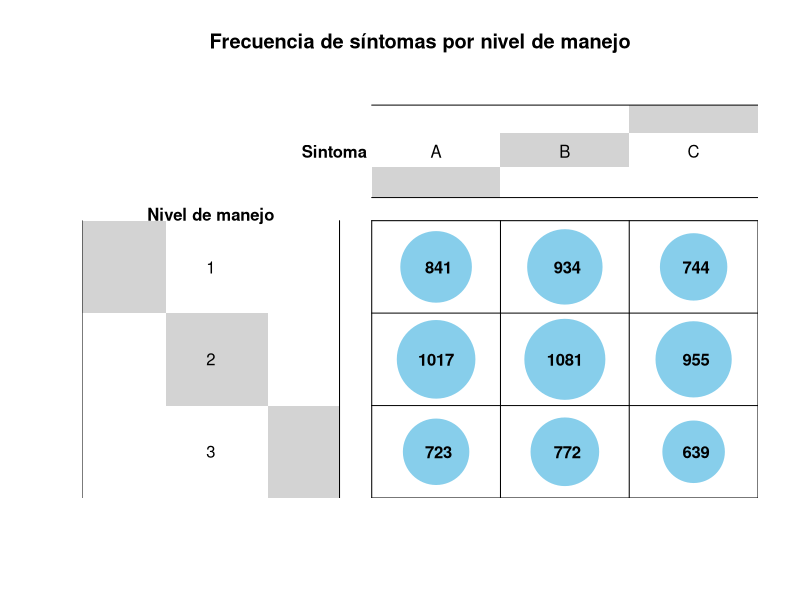

Generate this figure with R: (Note: this script raises an error after producing the figure.)
library(tidyverse)
library(FactoMineR)
library(gplots)
library(classInt)

#leer tabla original (hice algunas modificaciones agregando 0s)
tabla <- readxl::read_excel("tablas/relevamiento.xlsx")

##################
tabla_3 <- pivot_longer(tabla, cols = 11:17, names_to = "tipo_s", values_to = "conteo")

# Agrupás sumando
freq_t3 <- tabla_3 %>%
  group_by(nivel_manejo, sintoma) %>%
  filter(sintoma != "S/S") %>% 
  summarise(freq = sum(conteo), .groups = "drop")

# Convertís a tabla cruzada (matriz de contingencia)
dt_3 <- xtabs(freq ~ nivel_manejo + sintoma, data = freq_t3)

# Test chi²
test <- chisq.test(dt_3)
p_valor <- round(test$p.value, digits = 4)
print(test)


# Usás la tabla cruzada que creaste con xtabs:
jpeg("graf/balloonplot_manejo.jpeg", width = 4000, height = 3000, res = 400)

balloonplot(t(dt_3), 
            main = "Frecuencia de síntomas por nivel de manejo",
            xlab = "Sintoma", 
            ylab = "Nivel de manejo",
            label = T, 
            show.margins = FALSE)
# Agregar leyenda con resultado global
legend("topleft", 
       legend = paste0("χ² = ", chi2_val, ", p = ", p_valor),
       bty = "n", cex = 0.8)
dev.off()

######################################

# Agrupás sumando
freq_t4 <- tabla_3 %>%
  filter(sintoma != "S/S") %>% 
  group_by(estacion, sintoma) %>%
  summarise(freq = sum(conteo), .groups = "drop")

# Convertís a tabla cruzada (matriz de contingencia)
dt_4 <- xtabs(freq ~ estacion + sintoma, data = freq_t4)

# Paso 3: Test chi² global
test <- chisq.test(dt_4)
p_valor <- round(test$p.value, digits = 4)
chi2_val <- round(test$statistic, 2)

# Paso 4: Balloonplot con leyenda del test global
jpeg("graf/balloonplot_estacion.jpeg", width = 4000, height = 3000, res = 400)
balloonplot(t(dt_4), 
            main = "Frecuencia de síntomas por estación",
            xlab = "Síntoma", 
            ylab = "Estación",
            label = T, 
            show.margins = FALSE)

# Agregar leyenda con resultado global
legend("topleft", 
       legend = paste0("χ² = ", chi2_val, ", p = ", p_valor),
       bty = "n", cex = 0.8)
dev.off()

######################################

#leer tabla original (hice algunas modificaciones agregando 0s)
##################
# Agrupás sumando
freq_t5 <- tabla %>%
  filter(sintoma != "S/S") %>% 
  group_by(nivel_manejo, sintoma) %>%
  summarise(freq = sum(`Dardos recolectados por síntoma`))

# Convertís a tabla cruzada (matriz de contingencia)
dt_5 <- xtabs(freq ~ nivel_manejo + sintoma, data = freq_t5)

# Test chi²
test <- chisq.test(dt_5)
p_valor <- round(test$p.value, digits = 4)
print(test)


# Usás la tabla cruzada que creaste con xtabs:
jpeg("graf/balloonplot_manejo.jpeg", width = 4000, height = 3000, res = 400)

balloonplot(t(dt_5), 
            main = "Frecuencia de síntomas por nivel de manejo",
            xlab = "Sintoma", 
            ylab = "Nivel de manejo",
            label = T, 
            show.margins = FALSE)
# Agregar leyenda con resultado global
legend("topleft", 
       legend = paste0("χ² = ", chi2_val, ", p = ", p_valor),
       bty = "n", cex = 0.8)
dev.off()

######################################
freq_t6 <- tabla %>%
  filter(sintoma != "S/S") %>% 
  group_by(estacion, sintoma) %>%
  summarise(freq = sum(`Dardos recolectados por síntoma`))

# Convertís a tabla cruzada (matriz de contingencia)
dt_6 <- xtabs(freq ~ estacion + sintoma, data = freq_t6)

# Test chi²
test <- chisq.test(dt_6)
p_valor <- round(test$p.value, digits = 4)
print(test)


# Usás la tabla cruzada que creaste con xtabs:
jpeg("graf/balloonplot_estacion.jpeg", width = 4000, height = 3000, res = 400)

balloonplot(t(dt_6), 
            main = "Frecuencia de síntomas por nivel de manejo",
            xlab = "Sintoma", 
            ylab = "Nivel de manejo",
            label = T, 
            show.margins = FALSE)
# Agregar leyenda con resultado global
legend("topleft", 
       legend = paste0("χ² = ", chi2_val, ", p = ", p_valor),
       bty = "n", cex = 0.8)
dev.off()







tabla$LAT_dis <- 0
tabla$LAT_dis[tabla$LAT > 32 & tabla$LAT < 33.3605] <- "LAT_1"
tabla$LAT_dis[tabla$LAT >= 33.3605 & tabla$LAT < 34.2075] <- "LAT_2"
tabla$LAT_dis[tabla$LAT >= 34.2075] <- "LAT_3"
tabla_dis <- tabla %>% 
  mutate(LAT = LAT*-1) %>% 
  group_by(LAT_dis) %>% 
  summarise(alternaria_sp = sum(alternaria_sp), 
            colletotrechum = sum(colletotrechum),
            colonia_6 = sum(colonia_6),
            colonia_35 = sum(colonia_35),
            d_mutila = sum(d_mutila),
            d_seriata = sum(d_seriata)) %>% 
  as.data.frame()

tabla_2 <- tabla_dis
rownames(tabla_2) = tabla_2$LAT_dis
tabla_2 <- tabla_2[3:7]
dt <- as.table(as.matrix(tabla_2))
balloonplot(t(dt), main = "", xlab ="", ylab="",
            label = FALSE, show.margins = FALSE)

# test de correspondencia entre ubicaciones y poblaciones
res.ca <- CA(tabla_2, ncp = 5, graph = TRUE)
#elipses en columnas (poblaciones)
ellipseCA(res.ca, ellipse = "col")
#elipses en filas (columnas)
ellipseCA(res.ca, ellipse = "row")

# test de correspondencia entre ubicaciones y poblaciones
res.ca2 <- CA(tabla_2, ncp = 5, graph = TRUE)
#elipses en columnas (poblaciones) me quedaría con este gráfico para presentarlo
#muestra como determinadas poblaciones son mas comunes en varias ubicaciones
jpeg("ca1.jpeg", width = 4000, height = 4000, res = 800)
ellipseCA(res.ca2, ellipse = "col")
dev.off()
#elipses en filas (columnas) no aparece nada interesante
jpeg("ca2.jpeg", width = 4000, height = 4000, res = 800)
ellipseCA(res.ca2, ellipse = "row")
dev.off()
#hasta acá está perfecto
#formando grupos
#las ubicaciones agrupadas son similares en cuanto a lo que encontraron en ellas:
#* Grupo 1: 40, 42, 45, 47, 48
#* Grupo 2: 41, 43, 44
#* Grupo 3: 37, 38, 39 y 46
jpeg("cluster_fila.jpeg", width = 4000, height = 4000, res = 800)
HCPC(res.ca2, cluster.CA = "rows", nb.clust = 3)
dev.off()
# la agrupación por poblaciones es bien distinta, por ejemplo un grupo está 
# compuesto solo por t16
jpeg("cluster_col.jpeg", width = 4000, height = 4000, res = 800)
HCPC(res.ca2, cluster.CA = "columns", nb.clust = 3)
dev.off()
# aporte a la variación de cada fila
eig.val <- res.ca2$eig
barplot(eig.val[, 2], 
        names.arg = 1:nrow(eig.val), 
        main = "Variances Explained by Dimensions (%)",
        xlab = "Principal Dimensions",
        ylab = "Percentage of variances",
        col ="steelblue")

# aporte a la variación de cada columna
eig.val <- res.ca2$col$contrib
barplot(eig.val[, 2], 
        names.arg = 1:nrow(eig.val), 
        main = "Variances Explained by Dimensions (%)",
        xlab = "Principal Dimensions",
        ylab = "Percentage of variances",
        col ="steelblue")


# % contribuciones
eig.val <- res.ca2$row$contrib
barplot(eig.val[, 2], 
        names.arg = 1:nrow(eig.val), 
        main = "Variances Explained by Dimensions (%)",
        xlab = "Principal Dimensions",
        ylab = "Percentage of variances",
        col ="steelblue")

#########################
# clasificando por sintomatología
# hice 2 intentos, uno tal como estaba en la tabla y otro con sintomaticos/no sintomaticos

tabla_3 <- tabla %>% 
  group_by(nivel_manejo) %>% 
  summarise(alternaria_sp = sum(alternaria_sp), 
            colletotrechum = sum(colletotrechum),
            colonia_6 = sum(colonia_6),
            colonia_35 = sum(colonia_35),
            d_mutila = sum(d_mutila),
            d_seriata = sum(d_seriata)) %>% 
  as.data.frame()

rownames(tabla_3) <- tabla_3$sintomas
tabla_3 <- tabla_3[3:7]
dt2 <- as.table(as.matrix(tabla_3))

tabla_3
# Esta salida gráfica es interesante (podría ser un buen complemento para la última -ver al final)
jpeg("proporciones4.jpeg", width = 4000, height = 4000, res = 800)
balloonplot(t(dt2), main = "frecuencia de poblaciones", xlab ="", ylab="",
            label = FALSE, show.margins = FALSE)
dev.off()

# chi cuadrado significativo
chisq <- chisq.test(tabla_3)
chisq

res.ca3 <- CA(tabla_3)
summary(res.ca2)
#poco entendible la asociación | no usaría CA para analizar estos resultados
ellipseCA(res.ca3, ellipse = "col")
ellipseCA(res.ca3, ellipse = "row")

# analisis mas sencillo dejando solo con sintomas y asintomaticos
tabla_4 <- tabla_3 %>% 
  t() %>% 
  as.data.frame() %>% 
  mutate(Sintomaticos = (A+B+C), 
         Asintomaticos = S/S) %>% 
  select(Sintomaticos, Asintomaticos)


dt3 <- as.table(as.matrix(tabla_4))

tabla_4
# presentaría esta salida gráfica 
jpeg("proporciones5.jpeg", width = 6000, height = 4000, res = 800)
balloonplot(dt3, main = "frecuencia de poblaciones", xlab ="", ylab="",
            label = FALSE, show.margins = FALSE)
dev.off()
# chi cuadrado significativo
chisq <- chisq.test(tabla_4)
chisq

##### por manejo
#tabla para agregar frecuencia total
tabla_c <- tabla %>% 
  mutate(LAT = LAT*-1) %>% 
  group_by(nivel_manejo) %>% 
  summarise(alternaria_sp = sum(alternaria_sp), 
            colletotrechum = sum(colletotrechum),
            colonia_6 = sum(colonia_6),
            colonia_35 = sum(colonia_35),
            d_mutila = sum(d_mutila),
            d_seriata = sum(d_seriata)) %>% 
  as.data.frame()
View(tabla_c)
